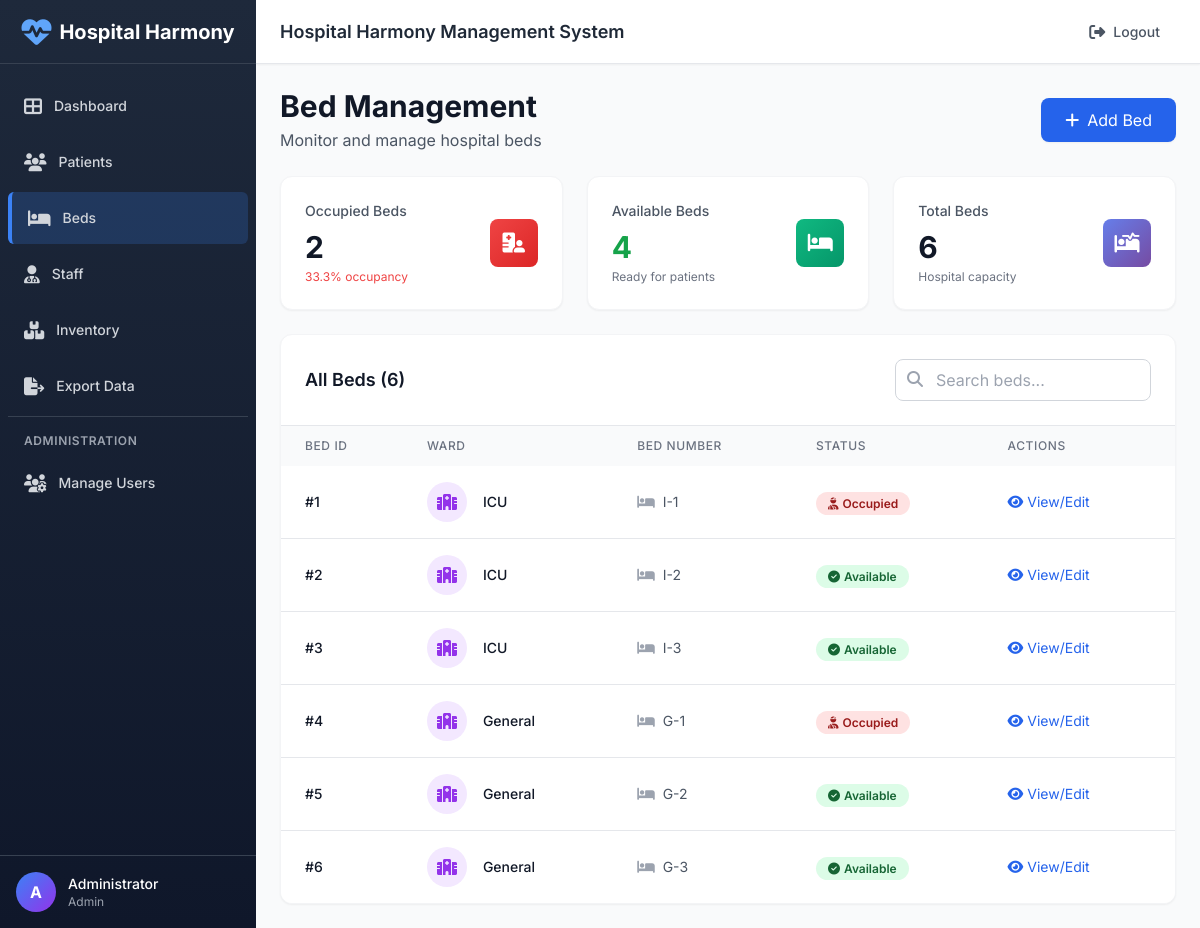
Screenshot of /beds (signed in) with the database file from the repository.
### tables this page shows
CREATE TABLE beds (
    id INTEGER PRIMARY KEY AUTOINCREMENT,
    ward TEXT NOT NULL,
    bed_number TEXT NOT NULL,
    status TEXT NOT NULL DEFAULT 'available'
);

### app.py (the view)
@app.route('/beds')
@login_required
@role_required('beds')
def beds():
    db = get_db(); cur = db.cursor()
    cur.execute('SELECT * FROM beds')
    rows = cur.fetchall()
    return render_template('beds.html', beds=rows)

### app.py (called while the page is built)
def login_required(f):
    @wraps(f)
    def wrapped(*args, **kwargs):
        if 'user_id' not in session:
            flash('Please login to access this page', 'danger')
            return redirect(url_for('login'))
        return f(*args, **kwargs)
    return wrapped

def role_required(*allowed_permissions):
    def decorator(f):
        @wraps(f)
        def wrapped(*args, **kwargs):
            if 'user_id' not in session:
                flash('Please login to access this page', 'danger')
                return redirect(url_for('login'))
            user_role = session.get('role')
            user_permissions = ROLE_PERMISSIONS.get(user_role, [])
            if not any(perm in user_permissions for perm in allowed_permissions):
                flash('You do not have permission to access this page', 'danger')
                return redirect(url_for('index'))
            return f(*args, **kwargs)
        return wrapped
    return decorator

@app.context_processor
def inject_permissions():
    if 'role' in session:
        return {
            'user_permissions': ROLE_PERMISSIONS.get(session['role'], []),
            'user_role': session.get('role'),
            'user_name': session.get('full_name')
        }
    return {'user_permissions': [], 'user_role': None, 'user_name': None}

### database.py (called while the page is built)
def get_db():
    global _conn
    if _conn is None:
        _conn = sqlite3.connect(DB_PATH, check_same_thread=False)
        _conn.row_factory = sqlite3.Row
    return _conn

### templates/beds.html (shortened to what this page needs)
{% extends "layout.html" %}
{% block content %}
<div class="flex items-center justify-between mb-6">
    <div>
        <h1 class="text-3xl font-bold text-gray-900">Bed Management</h1>
        <p class="text-gray-600 mt-1">Monitor and manage hospital beds</p>
    </div>
    <button onclick="document.getElementById('addModal').classList.remove('hidden')" class="bg-blue-600 hover:bg-blue-700 text-white px-6 py-2.5 rounded-lg flex items-center transition shadow-sm">
        <i class="fas fa-plus mr-2"></i>
        Add Bed
    </button>
</div>
<div class="grid grid-cols-1 gap-6 sm:grid-cols-3 mb-6">
    <div class="card-hover bg-white rounded-xl shadow-sm p-6 border border-gray-100">
        <div class="flex items-center justify-between">
            <div>
                <p class="text-sm font-medium text-gray-600">Occupied Beds</p>
                <p class="text-3xl font-bold text-gray-900 mt-2">
                    {{ beds|selectattr('status', 'equalto', 'occupied')|list|length }}
                </p>
                <p class="text-xs text-red-500 mt-1">
                    {{ "%.1f"|format((beds|selectattr('status', 'equalto', 'occupied')|list|length / beds|length * 100) if beds|length > 0 else 0) }}% occupancy
                </p>
            </div>
            <div class="gradient-danger w-12 h-12 rounded-lg flex items-center justify-center">
                <i class="fas fa-hospital-user text-white text-xl"></i>
            </div>
        </div>
    </div>
    <div class="card-hover bg-white rounded-xl shadow-sm p-6 border border-gray-100">
        <div class="flex items-center justify-between">
            <div>
                <p class="text-sm font-medium text-gray-600">Available Beds</p>
                <p class="text-3xl font-bold text-green-600 mt-2">
                    {{ beds|selectattr('status', 'equalto', 'available')|list|length }}
                </p>
                <p class="text-xs text-gray-500 mt-1">Ready for patients</p>
            </div>
            <div class="gradient-success w-12 h-12 rounded-lg flex items-center justify-center">
                <i class="fas fa-bed text-white text-xl"></i>
            </div>
        </div>
    </div>
    <div class="card-hover bg-white rounded-xl shadow-sm p-6 border border-gray-100">
        <div class="flex items-center justify-between">
            <div>
                <p class="text-sm font-medium text-gray-600">Total Beds</p>
                <p class="text-3xl font-bold text-gray-900 mt-2">{{ beds|length }}</p>
                <p class="text-xs text-gray-500 mt-1">Hospital capacity</p>
            </div>
            <div class="gradient-primary w-12 h-12 rounded-lg flex items-center justify-center">
                <i class="fas fa-procedures text-white text-xl"></i>
            </div>
        </div>
    </div>
</div>
<div class="bg-white rounded-xl shadow-sm border border-gray-100 overflow-hidden">
    <div class="p-6 border-b border-gray-200">
        <div class="flex items-center justify-between">
            <h3 class="text-lg font-semibold text-gray-900">All Beds ({{ beds|length }})</h3>
            <div class="relative w-64">
                <input type="search" id="searchInput" placeholder="Search beds..." class="w-full pl-10 pr-4 py-2 border border-gray-300 rounded-lg focus:ring-2 focus:ring-blue-500 focus:border-transparent" onkeyup="searchTable()">
                <i class="fas fa-search absolute left-3 top-3 text-gray-400"></i>
            </div>
        </div>
    </div>
    <div class="overflow-x-auto">
        <table class="w-full" id="bedsTable">
            <thead class="bg-gray-50">
                <tr>
                    <th class="px-6 py-3 text-left text-xs font-medium text-gray-500 uppercase tracking-wider">Bed ID</th>
                    <th class="px-6 py-3 text-left text-xs font-medium text-gray-500 uppercase tracking-wider">Ward</th>
                    <th class="px-6 py-3 text-left text-xs font-medium text-gray-500 uppercase tracking-wider">Bed Number</th>
                    <th class="px-6 py-3 text-left text-xs font-medium text-gray-500 uppercase tracking-wider">Status</th>
                    <th class="px-6 py-3 text-left text-xs font-medium text-gray-500 uppercase tracking-wider">Actions</th>
                </tr>
            </thead>
            <tbody class="bg-white divide-y divide-gray-200">
                {% if beds %}
                    {% for b in beds %}
                    <tr class="hover:bg-gray-50 transition">
                        <td class="px-6 py-4 whitespace-nowrap text-sm font-medium text-gray-900">#{{ b['id'] }}</td>
                        <td class="px-6 py-4 whitespace-nowrap">
                            <div class="flex items-center">
                                <div class="flex-shrink-0 h-10 w-10 bg-purple-100 rounded-full flex items-center justify-center">
                                    <i class="fas fa-hospital text-purple-600"></i>
                                </div>
                                <div class="ml-4">
                                    <div class="text-sm font-medium text-gray-900">{{ b['ward'] }}</div>
                                </div>
                            </div>
                        </td>
                        <td class="px-6 py-4 whitespace-nowrap text-sm text-gray-600">
                            <i class="fas fa-bed mr-2 text-gray-400"></i>{{ b['bed_number'] }}
                        </td>
                        <td class="px-6 py-4 whitespace-nowrap">
                            {% if b['status'] == 'available' %}
                                <span class="px-3 py-1 text-xs font-semibold rounded-full bg-green-100 text-green-800">
                                    <i class="fas fa-check-circle mr-1"></i>Available
                                </span>
                            {% elif b['status'] == 'occupied' %}
                                <span class="px-3 py-1 text-xs font-semibold rounded-full bg-red-100 text-red-800">
                                    <i class="fas fa-user-injured mr-1"></i>Occupied
                                </span>
                            {% else %}
                                <span class="px-3 py-1 text-xs font-semibold rounded-full bg-gray-100 text-gray-800">
                                    <i class="fas fa-tools mr-1"></i>{{ b['status']|title }}
                                </span>
                            {% endif %}
                        </td>
                        <td class="px-6 py-4 whitespace-nowrap text-sm">
                            <button onclick="viewBed({{ b['id'] }}, '{{ b['ward'] }}', '{{ b['bed_number'] }}', '{{ b['status'] }}')" class="text-blue-600 hover:text-blue-800 mr-3 transition">
                                <i class="fas fa-eye mr-1"></i>View/Edit
                            </button>
                        </td>
                    </tr>
                    {% endfor %}
                {% endif %}
            </tbody>
        </table>
    </div>
</div>
{% endblock %}

### templates/layout.html (style rules this page uses)
* { font-family: 'Inter', sans-serif; }
.card-hover { transition: all 0.3s ease; }
.gradient-primary { background: linear-gradient(135deg, #667eea 0%, #764ba2 100%); }
.gradient-success { background: linear-gradient(135deg, #10b981 0%, #059669 100%); }
.gradient-danger { background: linear-gradient(135deg, #ef4444 0%, #dc2626 100%); }

### rows the page displays
beds: id "1", ward "ICU", bed_number "I-1", status "occupied" (drawn)
beds: id "2", ward "ICU", bed_number "I-2", status "available" (drawn)
beds: id "3", ward "ICU", bed_number "I-3", status "available" (drawn)
beds: id "4", ward "General", bed_number "G-1", status "occupied" (drawn)
beds: id "5", ward "General", bed_number "G-2", status "available" (drawn)
beds: id "6", ward "General", bed_number "G-3", status "available" (drawn)

### other values shown
{{ user_name[0] if user_name else 'U' }} "A"
{{ user_name }} "Administrator"
{{ user_role }} "Admin"
{{ beds|selectattr('status', 'equalto', 'occupied')|list|length }} "2"
{{ beds|selectattr('status', 'equalto', 'available')|list|length }} "4"
{{ beds|length }} "6"
